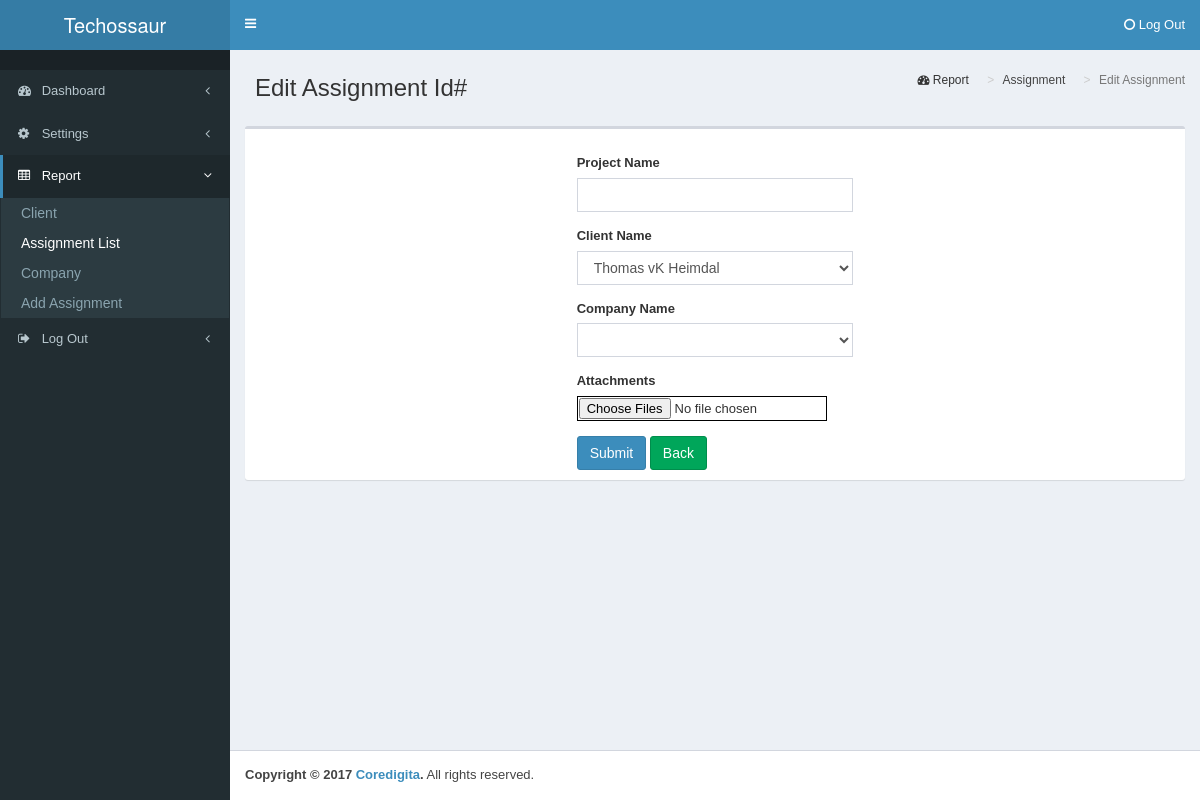
/edit_project.php (signed in), run on the app's committed database.
### tables this page shows
CREATE TABLE IF NOT EXISTS `menu` (
  `menu_id` int(11) NOT NULL AUTO_INCREMENT,
  `parent_id` int(11) NOT NULL,
  `menu_name` varchar(255) NOT NULL,
  `menu_page` varchar(255) NOT NULL,
  `icon` varchar(255) NOT NULL,
  `admin_access` enum('yes','no') NOT NULL,
  `client_access` enum('yes','no') NOT NULL,
  PRIMARY KEY (`menu_id`)
);

### includes/functions.php (called while the page is built)
<?php
include('config.php');
function createSidebar($menu,$sub_menu){
	global $baseUrl,$dbHost,$dbUsername,$dbPassword,$dbName;
	require_once("class.sidebar.php");
	$side = new sidebar($menu,$sub_menu);
	$side->initConnection($dbHost,$dbUsername,$dbPassword,$dbName);
	$side->set_baseUrl($baseUrl);
	$side->createMenu();
}
?>

### includes/all_functions.php (called while the page is built)
<?php
function encryptorDecryptor($action, $string) {
 $output         = false;
 $encrypt_method = "AES-256-CBC";
 $secret_key     = 'muni';
 $secret_iv      = 'muni123';
 $key            = hash('sha256', $secret_key);
 $iv             = substr(hash('sha256', $secret_iv), 0, 16);
    if( $action == 'encrypt' ) {
        $output = openssl_encrypt($string, $encrypt_method, $key, 0, $iv);
        $output = base64_encode($output);
    }
    else if( $action == 'decrypt' ){
        $output = openssl_decrypt(base64_decode($string), $encrypt_method, $key, 0, $iv);
    }
    return $output;
}
?>

### edit_project.php (the view, shortened to what this page needs)
<?php
include('includes/header.php');
include('includes/all_functions.php');
createSidebar(2, 14);
 $id1 =  encryptorDecryptor('decrypt', mysqli_real_escape_string($con, $_GET["id"]));
 $que1 = mysqli_query($con, "SELECT * FROM `tb_record`  INNER JOIN `tb_company` ON `tb_record`.`company_id`=`tb_company`.`company_id` INNER JOIN `tb_user` ON `tb_record`.`client_id`=`tb_user`.`id` WHERE `prj_id`= '".$id1."'");
 $arr = mysqli_fetch_assoc($que1);
?>
    <link rel="stylesheet" href="https://cdn.datatables.net/1.10.10/css/jquery.dataTables.min.css">
    <link rel="stylesheet" href="plugin/jquery_loadmask/jquery.loadmask.css">
      <div class="content-wrapper">
        <section class="content-header">
          <h1>Edit Assignment Id# <?php echo $id1; ?></h1>
          <ol class="breadcrumb">
            <li><i class="fa fa-dashboard"></i> Report</li>
            <li><a href="project.php">Assignment</a></li>
            <li class="active">Edit Assignment</li>
          </ol>
        </section>
        <section class="content">
        <div class="box">
          <div class="box-body">
            <div class="col-md-4"></div>
            <div class="col-md-4">
              <form id="project-form" name="project-form" action="#" method="POST">
                <div class="form-group">
                  <label>Project Name</label>
                  <input class="form-control" type="text" id="projectname" name="projectname" value="<?php echo $arr['project_name'] ?>" >
                </div>
                <div class="form-group">
                  <?php
                  if ($_SESSION['user_type'] == 'Client') {
                    echo '<input class="form-control" type="hidden" id="client_id" name="client_id" value= "'.$_SESSION['user_id'].'">';
                  } else {
                    $result1 = mysqli_query($con, "SELECT * FROM `tb_user` WHERE `user_status` != 'Inactive' AND `user_type` = 'Client' ORDER BY `id` ASC");
                    echo "<label>Client Name</label><select name='client_id' id ='client_id' class= 'form-control select2'>";
                    while ($row = mysqli_fetch_array($result1, MYSQLI_BOTH)) {
                        if($row['id'] == $arr['id']){
                          echo "<option value='" . $row['id'] . "' selected>" . $row['fname'].' '.$row['lname'] . "</option>";
                        }
                        else{
                          echo "<option value='" . $row['id'] . "'>" . $row['fname'].' '.$row['lname'] . "</option>";
                        }
                    }
                    echo "</select>";
                  }                  ?>
                </div>
                <div class="form-group">
                  <label>Company Name</label>
                  <?php
                  if ($_SESSION['user_type'] == 'Client') {
                    $result2 = mysqli_query($con, 'SELECT * FROM tb_company WHERE assigned_client = "'.$_SESSION['user_id'].'"');
                    echo '<select name="company_id" class= "form-control select2">';
                    echo '<option value="0" selected = selected>Select Company</option>';
                    while ($row = mysqli_fetch_array($result2, MYSQLI_BOTH)) {
                        if($row['company_id'] == $arr['company_id']){
                          echo "<option value='" . $row['company_id'] . "' selected>" . $row['company_name'] . "</option>";
                        }
                        else{
                          echo "<option value='" . $row['company_id'] . "'>" . $row['company_name'] . "</option>";
                        }
                    }
                  } else {
                    echo '<select name="company_id" id="company_id" class= "form-control select2">';
                    echo '<option value="'.$arr['company_id'].'" selected = selected>'.$arr['company_name'].'</option>';
                  }
                  echo "</select>";
                  ?>
                </div>
                <div class="form-group">
                  <label>Attachments</label>
                  <input name="file[]" id="file" type="file" multiple="multiple" accept="image/*,application/pdf" class="span10">
                </div>
                <input type="submit" name="submit" value="Submit" class="btn btn-primary"/>
                <a href="project.php" class="btn btn-success">Back</a>
              </form>
            </div>
            <div class="col-md-4"></div>
          </div>
        </div>
        </section>
      </div>
      <footer class="main-footer">
        <strong>Copyright &copy; <?php echo date("Y"); ?> <a href="#">Coredigita</a>.</strong> All rights reserved.
      </footer>
    </div>
  </body>
</html>

### includes/class.sidebar.php (shortened to what this page needs)
<?php
final class sidebar
{
	private $baseurl="";
	private $menu="";
	private $submenu = "";
	private $conn;
	private $menulist = array();
	function __construct($menu, $submenu)
	{
		$this->menu = $menu;
		$this->submenu = $submenu;
	}
	private function connect(){
		$this->conn = new PDO("mysql:host=localhost;dbname=db_floorplanner", "dipankar", "dipankar@123");
	}
	private function getmenulist(){
		$tmp = array();
		$dept 	 = '1';
		$menus   = $this->getMenuByDept($dept,$_SESSION['user_type']);
		$parents = $this->getParentMenus($menus,$_SESSION['user_type']);
		foreach($parents as $pmenu){
			$menu_id = $pmenu;
			$result = $this->conn->prepare("SELECT * FROM `menu` WHERE menu_id = :menu_id");
			$result->execute(['menu_id' => $menu_id]);
			while ( $data = $result->fetch(PDO::FETCH_ASSOC) ) {
				$tmp_sub    = array();
				$in_values = implode(',', $menus);
				$result_sub = $this->conn->prepare("SELECT * FROM `menu` WHERE parent_id = ".$data['menu_id']." AND menu_id IN(".$in_values.")");
				$result_sub->execute();
				while ( $data_sub = $result_sub->fetch(PDO::FETCH_ASSOC) ) {
					$tmp_sub[] = $data_sub;
				}
				$tmp[] = array(
						  'name' => $data['menu_name'],
						  'icon'=> $data['icon'],
						  'submenu' => $tmp_sub
						 );
			}
		}
		$this->menulist = $tmp;
	}
	private function getMenuByDept($dept, $type){
		$parents = array();
		if($type == "Admin"){
			$parent_id    = 0;
			$admin_access = 'yes';
			$result       = $this->conn->prepare('SELECT menu_id FROM `menu` WHERE parent_id != :parent_id AND admin_access = :admin_access');
			$result->execute(['parent_id' => $parent_id, 'admin_access' => $admin_access]);
			while ( $data = $result->fetch(PDO::FETCH_ASSOC) ) {
				$parents[] = $data['menu_id'];
			}
		}
		return $parents;
	}
	private function getParentMenus($menu_arr, $type){
		$arr = array();
		if($type == "Admin"){
			$parent_id    = 0;
			$admin_access = 'yes';
			$result       = $this->conn->prepare('SELECT menu_id FROM `menu` WHERE parent_id = :parent_id AND admin_access = :admin_access  ORDER BY menu_id ASC');
			$result->execute(['parent_id' => $parent_id, 'admin_access' => $admin_access]);
			while ( $data = $result->fetch(PDO::FETCH_ASSOC) ) {
				$arr[] = $data['menu_id'];
			}
		}
		return $arr;
	}
	public function set_baseUrl($url)
	{
		$this->baseurl = $url;
	}
	public function createMenu()
	{
		$this->getmenulist();
		echo '<aside class="main-sidebar"><section class="sidebar">';
		echo '<ul class="sidebar-menu">';
		echo '<li class="header"></li>';
		$i = 0;
		foreach($this->menulist as $menu )
		{
			$li_active = '';
			$li_class  = 'treeview';
			if($this->menu == $i)
			{
				$li_class  = 'active treeview';
				$ulclass   = ' class = "active treeview-menu"';
				$li_active =  '<a href="#"><i class="fa '.$menu['icon'].'"></i> <span>'.$menu['name'].'</span> <i class="fa fa-angle-left pull-right"></i>
				</a>';
			}else{
				$ulclass   = ' class = "treeview-menu"';
				$li_active =  '<a href="#"><i class="fa '.$menu['icon'].'"></i> <span>'.$menu['name'].'</span> <i class="fa fa-angle-left pull-right"></i>
				</a>';
			}
			echo '<li class="'.$li_class.'">'.$li_active;
			$subarr = $menu['submenu'];
			echo '<ul'.$ulclass.'>';
			foreach($subarr as $submenu_info)
			{
				$liclass = '';
				if( (basename($_SERVER['PHP_SELF']) ==  $submenu_info['menu_page']) || $this->submenu == $submenu_info['menu_id']){
					$liclass = 'active';
				}
				if(!empty($submenu_info['menu_page'])){
					echo '<li class="'.$liclass.'"><a href="'.$this->baseurl.$submenu_info['menu_page'].'">'.htmlentities($submenu_info['menu_name']).'</a></li>';
				}else{
					echo '<li class="'.$liclass.'"><a href="'.$this->baseurl.$submenu_info['menu_page'].'">'.htmlentities($submenu_info['menu_name']).'</a></li>';
				}
			}
			echo '</ul>';
			$i++;
		}
		echo '</ul>';
		echo '</section></aside>';
	}
}
?>

### data on the page
menu: menu_name "Dashboard"
menu: menu_name "Settings"
menu: menu_name "Report"
menu: menu_name "Client"
menu: menu_name "Assignment List"
menu: menu_name "Company"
menu: menu_name "Add Assignment"

### other printed values
$menu['name'] "Log Out"
form field client_id "Thomas vK Heimdal"
